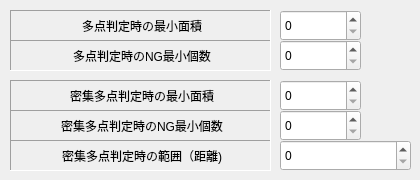
     <widget class="QWidget" name="tab">
      <attribute name="title">
       <string>多点</string>
      </attribute>
      <widget class="QSpinBox" name="EditMultiSpotDot">
       <property name="geometry">
        <rect>
         <x>280</x>
         <y>10</y>
         <width>81</width>
         <height>31</height>
        </rect>
       </property>
       <property name="maximum">
        <number>100000</number>
       </property>
      </widget>
      <widget class="QLabel" name="label_36">
       <property name="geometry">
        <rect>
         <x>10</x>
         <y>10</y>
         <width>261</width>
         <height>31</height>
        </rect>
       </property>
       <property name="frameShape">
        <enum>QFrame::Panel</enum>
       </property>
       <property name="frameShadow">
        <enum>QFrame::Sunken</enum>
       </property>
       <property name="text">
        <string>多点判定時の最小面積</string>
       </property>
       <property name="alignment">
        <set>Qt::AlignCenter|Qt::AlignHCenter|Qt::AlignLeading|Qt::AlignLeft|Qt::AlignVCenter</set>
       </property>
      </widget>
      <widget class="QSpinBox" name="EditMultiSpotCount">
       <property name="geometry">
        <rect>
         <x>280</x>
         <y>40</y>
         <width>81</width>
         <height>31</height>
        </rect>
       </property>
       <property name="maximum">
        <number>100000</number>
       </property>
      </widget>
      <widget class="QLabel" name="label_34">
       <property name="geometry">
        <rect>
         <x>10</x>
         <y>40</y>
         <width>261</width>
         <height>31</height>
        </rect>
       </property>
       <property name="frameShape">
        <enum>QFrame::Panel</enum>
       </property>
       <property name="frameShadow">
        <enum>QFrame::Sunken</enum>
       </property>
       <property name="text">
        <string>多点判定時のNG最小個数</string>
       </property>
       <property name="alignment">
        <set>Qt::AlignCenter|Qt::AlignHCenter|Qt::AlignLeading|Qt::AlignLeft|Qt::AlignVCenter</set>
       </property>
      </widget>
      <widget class="QLabel" name="label_96">
       <property name="geometry">
        <rect>
         <x>10</x>
         <y>80</y>
         <width>261</width>
         <height>31</height>
        </rect>
       </property>
       <property name="frameShape">
        <enum>QFrame::Panel</enum>
       </property>
       <property name="frameShadow">
        <enum>QFrame::Sunken</enum>
       </property>
       <property name="text">
        <string>密集多点判定時の最小面積</string>
       </property>
       <property name="alignment">
        <set>Qt::AlignCenter|Qt::AlignHCenter|Qt::AlignLeading|Qt::AlignLeft|Qt::AlignVCenter</set>
       </property>
      </widget>
      <widget class="QLabel" name="label_97">
       <property name="geometry">
        <rect>
         <x>10</x>
         <y>110</y>
         <width>261</width>
         <height>31</height>
        </rect>
       </property>
       <property name="frameShape">
        <enum>QFrame::Panel</enum>
       </property>
       <property name="frameShadow">
        <enum>QFrame::Sunken</enum>
       </property>
       <property name="text">
        <string>密集多点判定時のNG最小個数</string>
       </property>
       <property name="alignment">
        <set>Qt::AlignCenter|Qt::AlignHCenter|Qt::AlignLeading|Qt::AlignLeft|Qt::AlignVCenter</set>
       </property>
      </widget>
      <widget class="QSpinBox" name="EditMultiSpotCountGathered">
       <property name="geometry">
        <rect>
         <x>280</x>
         <y>110</y>
         <width>81</width>
         <height>31</height>
        </rect>
       </property>
       <property name="maximum">
        <number>100000</number>
       </property>
      </widget>
      <widget class="QSpinBox" name="EditMultiSpotDotGathered">
       <property name="geometry">
        <rect>
         <x>280</x>
         <y>80</y>
         <width>81</width>
         <height>31</height>
        </rect>
       </property>
       <property name="maximum">
        <number>100000</number>
       </property>
      </widget>
      <widget class="QSpinBox" name="EditMultiSpotLengthGathered">
       <property name="geometry">
        <rect>
         <x>280</x>
         <y>140</y>
         <width>131</width>
         <height>31</height>
        </rect>
       </property>
       <property name="maximum">
        <number>100000000</number>
       </property>
      </widget>
      <widget class="QLabel" name="label_98">
       <property name="geometry">
        <rect>
         <x>10</x>
         <y>140</y>
         <width>261</width>
         <height>31</height>
        </rect>
       </property>
       <property name="frameShape">
        <enum>QFrame::Panel</enum>
       </property>
       <property name="frameShadow">
        <enum>QFrame::Sunken</enum>
       </property>
       <property name="text">
        <string>密集多点判定時の範囲（距離)</string>
       </property>
       <property name="alignment">
        <set>Qt::AlignCenter|Qt::AlignHCenter|Qt::AlignLeading|Qt::AlignLeft|Qt::AlignVCenter</set>
       </property>
      </widget>
     </widget>
